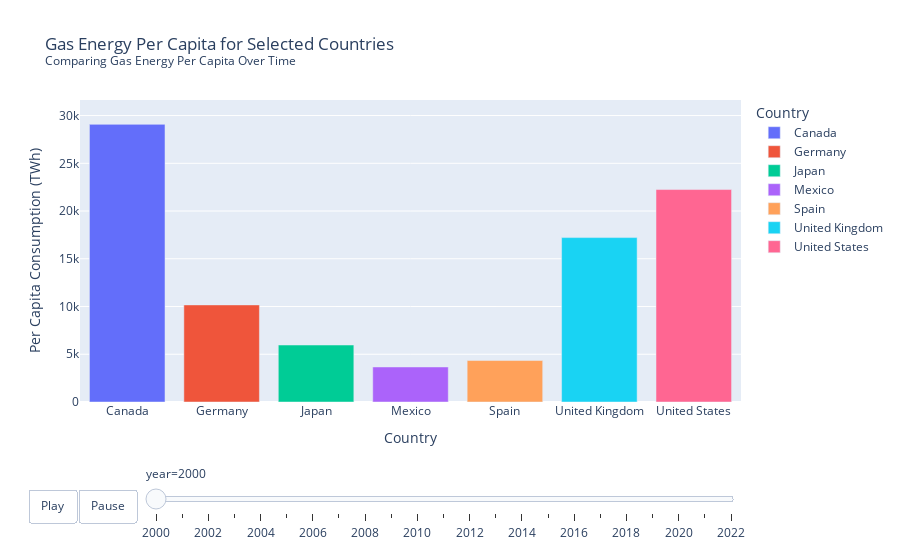

Notebook code for this chart:
### Code cell
# Load and filter the data for the years from 2000 to 2024
filtered_df = df[(df['year'] >= 2000) & (df['year'] <= 2024)]

# Define the selected countries
selected_countries = [
    'Canada', 'Germany', 'Japan', 'Mexico', 
    'Spain', 'United Kingdom', 'United States'
]

# Filter the DataFrame for the selected countries
ct = filtered_df[filtered_df['country'].isin(selected_countries)]

# Create the animation bar chart for gas energy per capita
fig_gas = px.bar(
    ct, 
    x='country', 
    y='gas_energy_per_capita', 
    color='country',
    animation_frame="year", 
    animation_group="country", 
    range_y=[0, ct['gas_energy_per_capita'].max()], 
    title=('Gas Energy Per Capita for Selected Countries<br><sup>Comparing Gas Energy Per Capita Over Time</sup>'),
    labels={'gas_energy_per_capita': 'Per Capita Consumption (TWh)', 'country': 'Country'}
)

# Adding Play and Pause buttons
fig_gas.update_layout(
    updatemenus=[{
        'buttons': [
            {
                'args': [None, {'frame': {'duration': 1000, 'redraw': True}, 'fromcurrent': True}],
                'label': 'Play',
                'method': 'animate'
            },
            {
                'args': [[None], {'frame': {'duration': 0, 'redraw': False}, 'mode': 'immediate', 'transition': {'duration': 0}}],
                'label': 'Pause',
                'method': 'animate'
            }
        ],
        'direction': 'left',
        'pad': {'r': 10, 't': 87},
        'showactive': False,
        'type': 'buttons',
        'x': 0.1,
        'xanchor': 'right',
        'y': 0,
        'yanchor': 'top'
    }]
)

# Display the figure
fig_gas.show()

### Figure 1 — Plotly figure (JSON) as saved in the notebook; plotly's stock layout.template omitted (floating-point values rounded to 4 significant figures)
{"data": [{"alignmentgroup": "True", "hovertemplate": "Country=%{x}<br>year=2000<br>Per Capita Consumption (TWh)=%{y}<extra></extra>", "ids": ["Canada"], "legendgroup": "Canada", "marker": {"color": "#636efa", "pattern": {"shape": ""}}, "name": "Canada", "offsetgroup": "Canada", "orientation": "v", "showlegend": true, "textposition": "auto", "type": "bar", "x": ["Canada"], "xaxis": "x", "y": [29080.0], "yaxis": "y"}, {"alignmentgroup": "True", "hovertemplate": "Country=%{x}<br>year=2000<br>Per Capita Consumption (TWh)=%{y}<extra></extra>", "ids": ["Germany"], "legendgroup": "Germany", "marker": {"color": "#EF553B", "pattern": {"shape": ""}}, "name": "Germany", "offsetgroup": "Germany", "orientation": "v", "showlegend": true, "textposition": "auto", "type": "bar", "x": ["Germany"], "xaxis": "x", "y": [10170.0], "yaxis": "y"}, {"alignmentgroup": "True", "hovertemplate": "Country=%{x}<br>year=2000<br>Per Capita Consumption (TWh)=%{y}<extra></extra>", "ids": ["Japan"], "legendgroup": "Japan", "marker": {"color": "#00cc96", "pattern": {"shape": ""}}, "name": "Japan", "offsetgroup": "Japan", "orientation": "v", "showlegend": true, "textposition": "auto", "type": "bar", "x": ["Japan"], "xaxis": "x", "y": [5967.0], "yaxis": "y"}, {"alignmentgroup": "True", "hovertemplate": "Country=%{x}<br>year=2000<br>Per Capita Consumption (TWh)=%{y}<extra></extra>", "ids": ["Mexico"], "legendgroup": "Mexico", "marker": {"color": "#ab63fa", "pattern": {"shape": ""}}, "name": "Mexico", "offsetgroup": "Mexico", "orientation": "v", "showlegend": true, "textposition": "auto", "type": "bar", "x": ["Mexico"], "xaxis": "x", "y": [3669.0], "yaxis": "y"}, {"alignmentgroup": "True", "hovertemplate": "Country=%{x}<br>year=2000<br>Per Capita Consumption (TWh)=%{y}<extra></extra>", "ids": ["Spain"], "legendgroup": "Spain", "marker": {"color": "#FFA15A", "pattern": {"shape": ""}}, "name": "Spain", "offsetgroup": "Spain", "orientation": "v", "showlegend": true, "textposition": "auto", "type": "bar", "x": ["Spain"], "xaxis": "x", "y": [4344.0], "yaxis": "y"}, {"alignmentgroup": "True", "hovertemplate": "Country=%{x}<br>year=2000<br>Per Capita Consumption (TWh)=%{y}<extra></extra>", "ids": ["United Kingdom"], "legendgroup": "United Kingdom", "marker": {"color": "#19d3f3", "pattern": {"shape": ""}}, "name": "United Kingdom", "offsetgroup": "United Kingdom", "orientation": "v", "showlegend": true, "textposition": "auto", "type": "bar", "x": ["United Kingdom"], "xaxis": "x", "y": [17220.0], "yaxis": "y"}, {"alignmentgroup": "True", "hovertemplate": "Country=%{x}<br>year=2000<br>Per Capita Consumption (TWh)=%{y}<extra></extra>", "ids": ["United States"], "legendgroup": "United States", "marker": {"color": "#FF6692", "pattern": {"shape": ""}}, "name": "United States", "offsetgroup": "United States", "orientation": "v", "showlegend": true, "textposition": "auto", "type": "bar", "x": ["United States"], "xaxis": "x", "y": [22250.0], "yaxis": "y"}], "layout": {"barmode": "relative", "legend": {"title": {"text": "Country"}, "tracegroupgap": 0}, "sliders": [{"active": 0, "currentvalue": {"prefix": "year="}, "len": 0.9, "pad": {"b": 10, "t": 60}, "steps": [{"args": [["2000"], {"frame": {"duration": 0, "redraw": true}, "fromcurrent": true, "mode": "immediate", "transition": {"duration": 0, "easing": "linear"}}], "label": "2000", "method": "animate"}, {"args": [["2001"], {"frame": {"duration": 0, "redraw": true}, "fromcurrent": true, "mode": "immediate", "transition": {"duration": 0, "easing": "linear"}}], "label": "2001", "method": "animate"}, {"args": [["2002"], {"frame": {"duration": 0, "redraw": true}, "fromcurrent": true, "mode": "immediate", "transition": {"duration": 0, "easing": "linear"}}], "label": "2002", "method": "animate"}, {"args": [["2003"], {"frame": {"duration": 0, "redraw": true}, "fromcurrent": true, "mode": "immediate", "transition": {"duration": 0, "easing": "linear"}}], "label": "2003", "method": "animate"}, {"args": [["2004"], {"frame": {"duration": 0, "redraw": true}, "fromcurrent": true, "mode": "immediate", "transition": {"duration": 0, "easing": "linear"}}], "label": "2004", "method": "animate"}, {"args": [["2005"], {"frame": {"duration": 0, "redraw": true}, "fromcurrent": true, "mode": "immediate", "transition": {"duration": 0, "easing": "linear"}}], "label": "2005", "method": "animate"}, {"args": [["2006"], {"frame": {"duration": 0, "redraw": true}, "fromcurrent": true, "mode": "immediate", "transition": {"duration": 0, "easing": "linear"}}], "label": "2006", "method": "animate"}, {"args": [["2007"], {"frame": {"duration": 0, "redraw": true}, "fromcurrent": true, "mode": "immediate", "transition": {"duration": 0, "easing": "linear"}}], "label": "2007", "method": "animate"}, {"args": [["2008"], {"frame": {"duration": 0, "redraw": true}, "fromcurrent": true, "mode": "immediate", "transition": {"duration": 0, "easing": "linear"}}], "label": "2008", "method": "animate"}, {"args": [["2009"], {"frame": {"duration": 0, "redraw": true}, "fromcurrent": true, "mode": "immediate", "transition": {"duration": 0, "easing": "linear"}}], "label": "2009", "method": "animate"}, {"args": [["2010"], {"frame": {"duration": 0, "redraw": true}, "fromcurrent": true, "mode": "immediate", "transition": {"duration": 0, "easing": "linear"}}], "label": "2010", "method": "animate"}, {"args": [["2011"], {"frame": {"duration": 0, "redraw": true}, "fromcurrent": true, "mode": "immediate", "transition": {"duration": 0, "easing": "linear"}}], "label": "2011", "method": "animate"}, {"args": [["2012"], {"frame": {"duration": 0, "redraw": true}, "fromcurrent": true, "mode": "immediate", "transition": {"duration": 0, "easing": "linear"}}], "label": "2012", "method": "animate"}, {"args": [["2013"], {"frame": {"duration": 0, "redraw": true}, "fromcurrent": true, "mode": "immediate", "transition": {"duration": 0, "easing": "linear"}}], "label": "2013", "method": "animate"}, {"args": [["2014"], {"frame": {"duration": 0, "redraw": true}, "fromcurrent": true, "mode": "immediate", "transition": {"duration": 0, "easing": "linear"}}], "label": "2014", "method": "animate"}, {"args": [["2015"], {"frame": {"duration": 0, "redraw": true}, "fromcurrent": true, "mode": "immediate", "transition": {"duration": 0, "easing": "linear"}}], "label": "2015", "method": "animate"}, {"args": [["2016"], {"frame": {"duration": 0, "redraw": true}, "fromcurrent": true, "mode": "immediate", "transition": {"duration": 0, "easing": "linear"}}], "label": "2016", "method": "animate"}, {"args": [["2017"], {"frame": {"duration": 0, "redraw": true}, "fromcurrent": true, "mode": "immediate", "transition": {"duration": 0, "easing": "linear"}}], "label": "2017", "method": "animate"}, {"args": [["2018"], {"frame": {"duration": 0, "redraw": true}, "fromcurrent": true, "mode": "immediate", "transition": {"duration": 0, "easing": "linear"}}], "label": "2018", "method": "animate"}, {"args": [["2019"], {"frame": {"duration": 0, "redraw": true}, "fromcurrent": true, "mode": "immediate", "transition": {"duration": 0, "easing": "linear"}}], "label": "2019", "method": "animate"}, {"args": [["2020"], {"frame": {"duration": 0, "redraw": true}, "fromcurrent": true, "mode": "immediate", "transition": {"duration": 0, "easing": "linear"}}], "label": "2020", "method": "animate"}, {"args": [["2021"], {"frame": {"duration": 0, "redraw": true}, "fromcurrent": true, "mode": "immediate", "transition": {"duration": 0, "easing": "linear"}}], "label": "2021", "method": "animate"}, {"args": [["2022"], {"frame": {"duration": 0, "redraw": true}, "fromcurrent": true, "mode": "immediate", "transition": {"duration": 0, "easing": "linear"}}], "label": "2022", "method": "animate"}], "x": 0.1, "xanchor": "left", "y": 0, "yanchor": "top"}], "title": {"text": "Gas Energy Per Capita for Selected Countries<br><sup>Comparing Gas Energy Per Capita Over Time</sup>"}, "updatemenus": [{"buttons": [{"args": [null, {"frame": {"duration": 1000, "redraw": true}, "fromcurrent": true}], "label": "Play", "method": "animate"}, {"args": [[null], {"frame": {"duration": 0, "redraw": false}, "mode": "immediate", "transition": {"duration": 0}}], "label": "Pause", "method": "animate"}], "direction": "left", "pad": {"r": 10, "t": 87}, "showactive": false, "type": "buttons", "x": 0.1, "xanchor": "right", "y": 0, "yanchor": "top"}], "xaxis": {"anchor": "y", "categoryarray": ["Canada", "Germany", "Japan", "Mexico", "Spain", "United Kingdom", "United States"], "categoryorder": "array", "domain": [0, 1], "title": {"text": "Country"}}, "yaxis": {"anchor": "x", "domain": [0, 1], "range": [0, 31630.0], "title": {"text": "Per Capita Consumption (TWh)"}}}}
